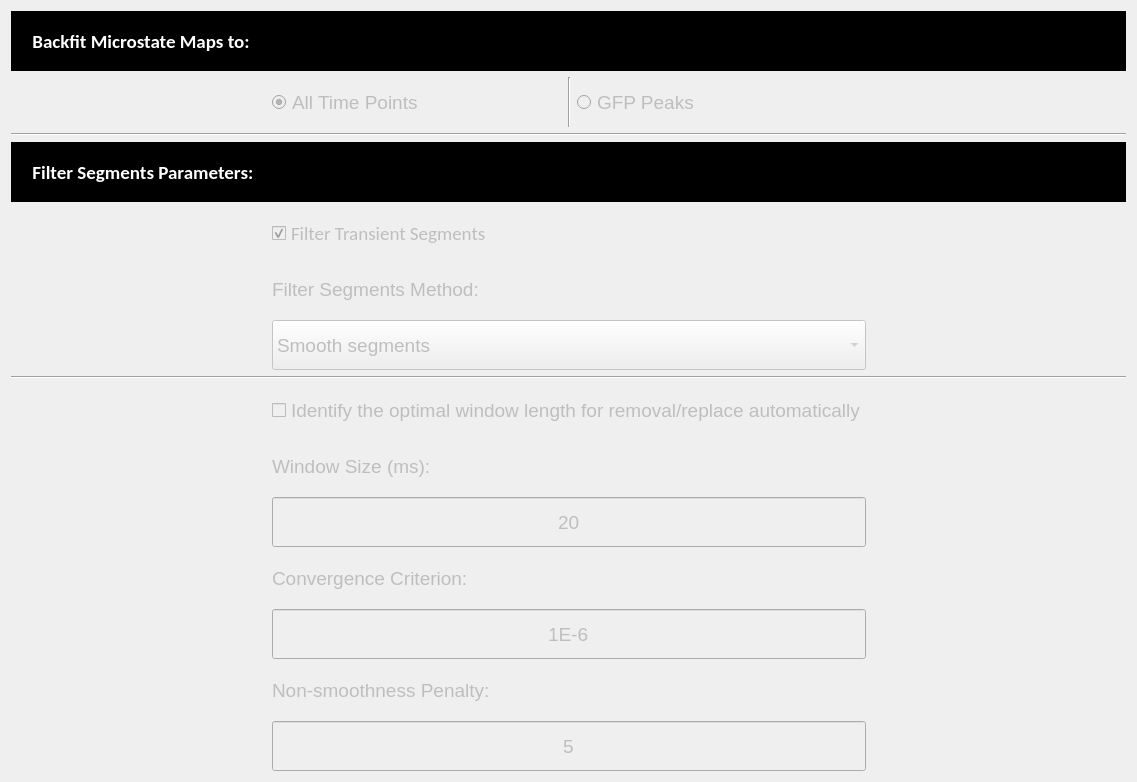
            <widget class="QWidget" name="scrollAreaWidgetContents_3">
             <property name="geometry">
              <rect>
               <x>0</x>
               <y>0</y>
               <width>1137</width>
               <height>780</height>
              </rect>
             </property>
             <layout class="QGridLayout" name="gridLayout_5">
              <item row="1" column="0">
               <layout class="QGridLayout" name="backfitting_GLayout">
                <item row="6" column="1" colspan="3">
                 <widget class="QComboBox" name="step3_filter_segments_method_combobox">
                  <property name="enabled">
                   <bool>false</bool>
                  </property>
                  <property name="sizePolicy">
                   <sizepolicy hsizetype="Preferred" vsizetype="Fixed">
                    <horstretch>0</horstretch>
                    <verstretch>0</verstretch>
                   </sizepolicy>
                  </property>
                  <property name="minimumSize">
                   <size>
                    <width>0</width>
                    <height>50</height>
                   </size>
                  </property>
                  <property name="maximumSize">
                   <size>
                    <width>16777215</width>
                    <height>80</height>
                   </size>
                  </property>
                  <property name="font">
                   <font>
                    <pointsize>14</pointsize>
                   </font>
                  </property>
                  <item>
                   <property name="text">
                    <string>Smooth segments</string>
                   </property>
                  </item>
                  <item>
                   <property name="text">
                    <string>Remove short segments</string>
                   </property>
                  </item>
                  <item>
                   <property name="text">
                    <string>Replace short segments: nearby dominant microstate</string>
                   </property>
                  </item>
                  <item>
                   <property name="text">
                    <string>Replace short segments: half and half</string>
                   </property>
                  </item>
                 </widget>
                </item>
                <item row="4" column="1" colspan="3">
                 <widget class="QCheckBox" name="step3_filter_segments_checkbox">
                  <property name="enabled">
                   <bool>false</bool>
                  </property>
                  <property name="sizePolicy">
                   <sizepolicy hsizetype="Preferred" vsizetype="Fixed">
                    <horstretch>0</horstretch>
                    <verstretch>0</verstretch>
                   </sizepolicy>
                  </property>
                  <property name="minimumSize">
                   <size>
                    <width>0</width>
                    <height>50</height>
                   </size>
                  </property>
                  <property name="maximumSize">
                   <size>
                    <width>16777215</width>
                    <height>80</height>
                   </size>
                  </property>
                  <property name="font">
                   <font>
                    <family>Calibri</family>
                    <pointsize>14</pointsize>
                    <weight>50</weight>
                    <bold>false</bold>
                   </font>
                  </property>
                  <property name="styleSheet">
                   <string notr="true"/>
                  </property>
                  <property name="text">
                   <string>Filter Transient Segments</string>
                  </property>
                  <property name="checked">
                   <bool>true</bool>
                  </property>
                 </widget>
                </item>
                <item row="1" column="3">
                 <widget class="QRadioButton" name="step3_backfit_peaks_radio">
                  <property name="enabled">
                   <bool>false</bool>
                  </property>
                  <property name="sizePolicy">
                   <sizepolicy hsizetype="Preferred" vsizetype="Fixed">
                    <horstretch>0</horstretch>
                    <verstretch>0</verstretch>
                   </sizepolicy>
                  </property>
                  <property name="minimumSize">
                   <size>
                    <width>0</width>
                    <height>50</height>
                   </size>
                  </property>
                  <property name="maximumSize">
                   <size>
                    <width>16777215</width>
                    <height>80</height>
                   </size>
                  </property>
                  <property name="font">
                   <font>
                    <pointsize>14</pointsize>
                   </font>
                  </property>
                  <property name="text">
                   <string>GFP Peaks</string>
                  </property>
                  <attribute name="buttonGroup">
                   <string notr="true">buttonGroup_4</string>
                  </attribute>
                 </widget>
                </item>
                <item row="5" column="1" colspan="3">
                 <widget class="QLabel" name="step3_filter_segments_method_label">
                  <property name="enabled">
                   <bool>false</bool>
                  </property>
                  <property name="sizePolicy">
                   <sizepolicy hsizetype="Preferred" vsizetype="Fixed">
                    <horstretch>0</horstretch>
                    <verstretch>0</verstretch>
                   </sizepolicy>
                  </property>
                  <property name="minimumSize">
                   <size>
                    <width>0</width>
                    <height>50</height>
                   </size>
                  </property>
                  <property name="maximumSize">
                   <size>
                    <width>16777215</width>
                    <height>80</height>
                   </size>
                  </property>
                  <property name="font">
                   <font>
                    <pointsize>14</pointsize>
                    <weight>50</weight>
                    <bold>false</bold>
                   </font>
                  </property>
                  <property name="text">
                   <string>Filter Segments Method:</string>
                  </property>
                  <property name="alignment">
                   <set>Qt::AlignLeading|Qt::AlignLeft|Qt::AlignVCenter</set>
                  </property>
                 </widget>
                </item>
                <item row="8" column="1" colspan="3">
                 <widget class="QCheckBox" name="step3_identify_short_checkbox">
                  <property name="enabled">
                   <bool>false</bool>
                  </property>
                  <property name="sizePolicy">
                   <sizepolicy hsizetype="Preferred" vsizetype="Fixed">
                    <horstretch>0</horstretch>
                    <verstretch>0</verstretch>
                   </sizepolicy>
                  </property>
                  <property name="minimumSize">
                   <size>
                    <width>0</width>
                    <height>50</height>
                   </size>
                  </property>
                  <property name="maximumSize">
                   <size>
                    <width>16777215</width>
                    <height>80</height>
                   </size>
                  </property>
                  <property name="font">
                   <font>
                    <pointsize>14</pointsize>
                   </font>
                  </property>
                  <property name="text">
                   <string>Identify the optimal window length for removal/replace automatically</string>
                  </property>
                  <property name="checked">
                   <bool>false</bool>
                  </property>
                 </widget>
                </item>
                <item row="2" column="0" colspan="5">
                 <widget class="Line" name="step3_line2">
                  <property name="sizePolicy">
                   <sizepolicy hsizetype="Minimum" vsizetype="Fixed">
                    <horstretch>0</horstretch>
                    <verstretch>0</verstretch>
                   </sizepolicy>
                  </property>
                  <property name="orientation">
                   <enum>Qt::Horizontal</enum>
                  </property>
                 </widget>
                </item>
                <item row="3" column="0" colspan="5">
                 <widget class="QLabel" name="step3_filter_segments_param_label">
                  <property name="enabled">
                   <bool>false</bool>
                  </property>
                  <property name="sizePolicy">
                   <sizepolicy hsizetype="Preferred" vsizetype="Fixed">
                    <horstretch>0</horstretch>
                    <verstretch>0</verstretch>
                   </sizepolicy>
                  </property>
                  <property name="minimumSize">
                   <size>
                    <width>0</width>
                    <height>60</height>
                   </size>
                  </property>
                  <property name="maximumSize">
                   <size>
                    <width>16777215</width>
                    <height>100</height>
                   </size>
                  </property>
                  <property name="font">
                   <font>
                    <family>Calibri</family>
                    <pointsize>14</pointsize>
                    <weight>75</weight>
                    <bold>true</bold>
                   </font>
                  </property>
                  <property name="styleSheet">
                   <string notr="true">color: rgb(255, 255, 255);
background-color: rgb(0, 0, 0);</string>
                  </property>
                  <property name="text">
                   <string>     Filter Segments Parameters:</string>
                  </property>
                 </widget>
                </item>
                <item row="0" column="0" colspan="5">
                 <widget class="QLabel" name="step3_backfit_label">
                  <property name="enabled">
                   <bool>false</bool>
                  </property>
                  <property name="sizePolicy">
                   <sizepolicy hsizetype="Preferred" vsizetype="Fixed">
                    <horstretch>0</horstretch>
                    <verstretch>0</verstretch>
                   </sizepolicy>
                  </property>
                  <property name="minimumSize">
                   <size>
                    <width>0</width>
                    <height>60</height>
                   </size>
                  </property>
                  <property name="maximumSize">
                   <size>
                    <width>16777215</width>
                    <height>100</height>
                   </size>
                  </property>
                  <property name="font">
                   <font>
                    <family>Calibri</family>
                    <pointsize>14</pointsize>
                    <weight>75</weight>
                    <bold>true</bold>
                   </font>
                  </property>
                  <property name="styleSheet">
                   <string notr="true">color: rgb(255, 255, 255);
background-color: rgb(0, 0, 0);</string>
                  </property>
                  <property name="text">
                   <string>     Backfit Microstate Maps to:</string>
                  </property>
                 </widget>
                </item>
                <item row="1" column="1">
                 <widget class="QRadioButton" name="step3_backfit_all_radio">
                  <property name="enabled">
                   <bool>false</bool>
                  </property>
                  <property name="sizePolicy">
                   <sizepolicy hsizetype="Preferred" vsizetype="Fixed">
                    <horstretch>0</horstretch>
                    <verstretch>0</verstretch>
                   </sizepolicy>
                  </property>
                  <property name="minimumSize">
                   <size>
                    <width>0</width>
                    <height>50</height>
                   </size>
                  </property>
                  <property name="maximumSize">
                   <size>
                    <width>16777215</width>
                    <height>80</height>
                   </size>
                  </property>
                  <property name="font">
                   <font>
                    <pointsize>14</pointsize>
                   </font>
                  </property>
                  <property name="text">
                   <string>All Time Points</string>
                  </property>
                  <property name="checked">
                   <bool>true</bool>
                  </property>
                  <attribute name="buttonGroup">
                   <string notr="true">buttonGroup_4</string>
                  </attribute>
                 </widget>
                </item>
                <item row="1" column="0">
                 <spacer name="step3_HSpacer1">
                  <property name="orientation">
                   <enum>Qt::Horizontal</enum>
                  </property>
                  <property name="sizeType">
                   <enum>QSizePolicy::Fixed</enum>
                  </property>
                  <property name="sizeHint" stdset="0">
                   <size>
                    <width>20</width>
                    <height>20</height>
                   </size>
                  </property>
                 </spacer>
                </item>
                <item row="1" column="4">
                 <spacer name="step3_HSpacer1_2">
                  <property name="orientation">
                   <enum>Qt::Horizontal</enum>
                  </property>
                  <property name="sizeType">
                   <enum>QSizePolicy::Fixed</enum>
                  </property>
                  <property name="sizeHint" stdset="0">
                   <size>
                    <width>20</width>
                    <height>20</height>
                   </size>
                  </property>
                 </spacer>
                </item>
                <item row="4" column="0" rowspan="3">
                 <spacer name="step3_HSpacer2">
                  <property name="orientation">
                   <enum>Qt::Horizontal</enum>
                  </property>
                  <property name="sizeType">
                   <enum>QSizePolicy::Fixed</enum>
                  </property>
                  <property name="sizeHint" stdset="0">
                   <size>
                    <width>20</width>
                    <height>20</height>
                   </size>
                  </property>
                 </spacer>
                </item>
                <item row="4" column="4" rowspan="3">
                 <spacer name="step3_HSpacer2_2">
                  <property name="orientation">
                   <enum>Qt::Horizontal</enum>
                  </property>
                  <property name="sizeType">
                   <enum>QSizePolicy::Fixed</enum>
                  </property>
                  <property name="sizeHint" stdset="0">
                   <size>
                    <width>20</width>
                    <height>20</height>
                   </size>
                  </property>
                 </spacer>
                </item>
                <item row="1" column="2">
                 <widget class="Line" name="line_9">
                  <property name="orientation">
                   <enum>Qt::Vertical</enum>
                  </property>
                 </widget>
                </item>
                <item row="7" column="0" colspan="5">
                 <widget class="Line" name="step3_line3">
                  <property name="sizePolicy">
                   <sizepolicy hsizetype="Minimum" vsizetype="Fixed">
                    <horstretch>0</horstretch>
                    <verstretch>0</verstretch>
                   </sizepolicy>
                  </property>
                  <property name="orientation">
                   <enum>Qt::Horizontal</enum>
                  </property>
                 </widget>
                </item>
                <item row="9" column="1" colspan="3">
                 <widget class="QLabel" name="step3_window_segments_label">
                  <property name="enabled">
                   <bool>false</bool>
                  </property>
                  <property name="sizePolicy">
                   <sizepolicy hsizetype="Preferred" vsizetype="Fixed">
                    <horstretch>0</horstretch>
                    <verstretch>0</verstretch>
                   </sizepolicy>
                  </property>
                  <property name="minimumSize">
                   <size>
                    <width>0</width>
                    <height>50</height>
                   </size>
                  </property>
                  <property name="maximumSize">
                   <size>
                    <width>16777215</width>
                    <height>80</height>
                   </size>
                  </property>
                  <property name="font">
                   <font>
                    <pointsize>14</pointsize>
                   </font>
                  </property>
                  <property name="text">
                   <string>Window Size (ms):</string>
                  </property>
                  <property name="alignment">
                   <set>Qt::AlignLeading|Qt::AlignLeft|Qt::AlignVCenter</set>
                  </property>
                 </widget>
                </item>
                <item row="10" column="1" colspan="3">
                 <widget class="QLineEdit" name="step3_filter_segments_input">
                  <property name="enabled">
                   <bool>false</bool>
                  </property>
                  <property name="sizePolicy">
                   <sizepolicy hsizetype="Preferred" vsizetype="Fixed">
                    <horstretch>0</horstretch>
                    <verstretch>0</verstretch>
                   </sizepolicy>
                  </property>
                  <property name="minimumSize">
                   <size>
                    <width>0</width>
                    <height>50</height>
                   </size>
                  </property>
                  <property name="maximumSize">
                   <size>
                    <width>16777215</width>
                    <height>80</height>
                   </size>
                  </property>
                  <property name="font">
                   <font>
                    <pointsize>14</pointsize>
                   </font>
                  </property>
                  <property name="text">
                   <string>20</string>
                  </property>
                  <property name="maxLength">
                   <number>3</number>
                  </property>
                  <property name="alignment">
                   <set>Qt::AlignCenter</set>
                  </property>
                 </widget>
                </item>
                <item row="11" column="1" colspan="3">
                 <widget class="QLabel" name="step3_smooth_segments_epsilon_label">
                  <property name="enabled">
                   <bool>false</bool>
                  </property>
                  <property name="sizePolicy">
                   <sizepolicy hsizetype="Preferred" vsizetype="Fixed">
                    <horstretch>0</horstretch>
                    <verstretch>0</verstretch>
                   </sizepolicy>
                  </property>
                  <property name="minimumSize">
                   <size>
                    <width>0</width>
                    <height>50</height>
                   </size>
                  </property>
                  <property name="maximumSize">
                   <size>
                    <width>16777215</width>
                    <height>80</height>
                   </size>
                  </property>
                  <property name="font">
                   <font>
                    <pointsize>14</pointsize>
                   </font>
                  </property>
                  <property name="text">
                   <string>Convergence Criterion:</string>
                  </property>
                  <property name="alignment">
                   <set>Qt::AlignLeading|Qt::AlignLeft|Qt::AlignVCenter</set>
                  </property>
                 </widget>
                </item>
                <item row="12" column="1" colspan="3">
                 <widget class="QLineEdit" name="step3_smooth_segments_epsilon_input">
                  <property name="enabled">
                   <bool>false</bool>
                  </property>
                  <property name="sizePolicy">
                   <sizepolicy hsizetype="Preferred" vsizetype="Fixed">
                    <horstretch>0</horstretch>
                    <verstretch>0</verstretch>
                   </sizepolicy>
                  </property>
                  <property name="minimumSize">
                   <size>
                    <width>0</width>
                    <height>50</height>
                   </size>
                  </property>
                  <property name="maximumSize">
                   <size>
                    <width>16777215</width>
                    <height>80</height>
                   </size>
                  </property>
                  <property name="font">
                   <font>
                    <pointsize>14</pointsize>
                   </font>
                  </property>
                  <property name="text">
                   <string>1E-6</string>
                  </property>
                  <property name="alignment">
                   <set>Qt::AlignCenter</set>
                  </property>
                 </widget>
                </item>
                <item row="13" column="1" colspan="3">
                 <widget class="QLabel" name="step3_smooth_segments_lambda_label">
                  <property name="enabled">
                   <bool>false</bool>
                  </property>
                  <property name="sizePolicy">
                   <sizepolicy hsizetype="Preferred" vsizetype="Fixed">
                    <horstretch>0</horstretch>
                    <verstretch>0</verstretch>
                   </sizepolicy>
                  </property>
                  <property name="minimumSize">
                   <size>
                    <width>0</width>
                    <height>50</height>
                   </size>
                  </property>
                  <property name="maximumSize">
                   <size>
                    <width>16777215</width>
                    <height>80</height>
                   </size>
                  </property>
                  <property name="font">
                   <font>
                    <pointsize>14</pointsize>
                   </font>
                  </property>
                  <property name="text">
                   <string>Non-smoothness Penalty:</string>
                  </property>
                  <property name="alignment">
                   <set>Qt::AlignLeading|Qt::AlignLeft|Qt::AlignVCenter</set>
                  </property>
                 </widget>
                </item>
                <item row="14" column="1" colspan="3">
                 <widget class="QLineEdit" name="step3_smooth_segments_lambda_input">
                  <property name="enabled">
                   <bool>false</bool>
                  </property>
                  <property name="sizePolicy">
                   <sizepolicy hsizetype="Preferred" vsizetype="Fixed">
                    <horstretch>0</horstretch>
                    <verstretch>0</verstretch>
                   </sizepolicy>
                  </property>
                  <property name="minimumSize">
                   <size>
                    <width>0</width>
                    <height>50</height>
                   </size>
                  </property>
                  <property name="maximumSize">
                   <size>
                    <width>16777215</width>
                    <height>80</height>
                   </size>
                  </property>
                  <property name="font">
                   <font>
                    <pointsize>14</pointsize>
                   </font>
                  </property>
                  <property name="text">
                   <string>5</string>
                  </property>
                  <property name="alignment">
                   <set>Qt::AlignCenter</set>
                  </property>
                 </widget>
                </item>
                <item row="8" column="4" rowspan="7">
                 <spacer name="step3_HSpacer3_2">
                  <property name="orientation">
                   <enum>Qt::Horizontal</enum>
                  </property>
                  <property name="sizeType">
                   <enum>QSizePolicy::Fixed</enum>
                  </property>
                  <property name="sizeHint" stdset="0">
                   <size>
                    <width>20</width>
                    <height>20</height>
                   </size>
                  </property>
                 </spacer>
                </item>
                <item row="8" column="0" rowspan="7">
                 <spacer name="step3_HSpacer3">
                  <property name="orientation">
                   <enum>Qt::Horizontal</enum>
                  </property>
                  <property name="sizeType">
                   <enum>QSizePolicy::Fixed</enum>
                  </property>
                  <property name="sizeHint" stdset="0">
                   <size>
                    <width>20</width>
                    <height>20</height>
                   </size>
                  </property>
                 </spacer>
                </item>
               </layout>
              </item>
             </layout>
            </widget>
